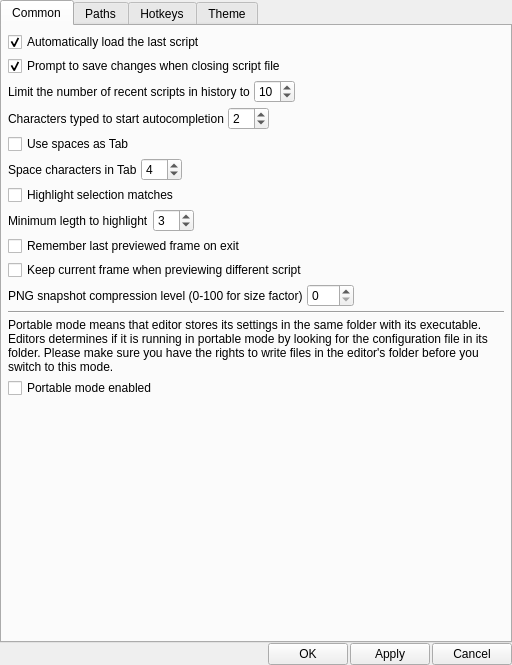
<?xml version="1.0" encoding="UTF-8"?>
<ui version="4.0">
 <class>SettingsDialog</class>
 <widget class="QDialog" name="SettingsDialog">
  <property name="geometry">
   <rect>
    <x>0</x>
    <y>0</y>
    <width>512</width>
    <height>665</height>
   </rect>
  </property>
  <property name="windowTitle">
   <string>Settings - VapourSynth Editor</string>
  </property>
  <layout class="QVBoxLayout" name="verticalLayout">
   <property name="spacing">
    <number>0</number>
   </property>
   <property name="leftMargin">
    <number>0</number>
   </property>
   <property name="topMargin">
    <number>0</number>
   </property>
   <property name="rightMargin">
    <number>0</number>
   </property>
   <property name="bottomMargin">
    <number>0</number>
   </property>
   <item>
    <widget class="QTabWidget" name="settingsTabWidget">
     <property name="currentIndex">
      <number>0</number>
     </property>
     <widget class="QWidget" name="commonSettingsTab">
      <attribute name="title">
       <string>Common</string>
      </attribute>
      <layout class="QVBoxLayout" name="verticalLayout_2">
       <property name="spacing">
        <number>4</number>
       </property>
       <property name="leftMargin">
        <number>6</number>
       </property>
       <property name="topMargin">
        <number>6</number>
       </property>
       <property name="rightMargin">
        <number>6</number>
       </property>
       <property name="bottomMargin">
        <number>6</number>
       </property>
       <item>
        <widget class="QCheckBox" name="autoLoadLastScriptCheckBox">
         <property name="text">
          <string>Automatically load the last script</string>
         </property>
         <property name="checked">
          <bool>true</bool>
         </property>
        </widget>
       </item>
       <item>
        <widget class="QCheckBox" name="promptToSaveChangesCheckBox">
         <property name="text">
          <string>Prompt to save changes when closing script file</string>
         </property>
         <property name="checked">
          <bool>true</bool>
         </property>
        </widget>
       </item>
       <item>
        <layout class="QHBoxLayout" name="recentFilesSettingsLayout">
         <item>
          <widget class="QLabel" name="maxRecentFilesLabel">
           <property name="text">
            <string>Limit the number of recent scripts in history to</string>
           </property>
          </widget>
         </item>
         <item>
          <widget class="QSpinBox" name="maxRecentFilesSpinBox">
           <property name="minimum">
            <number>1</number>
           </property>
           <property name="value">
            <number>10</number>
           </property>
          </widget>
         </item>
         <item>
          <spacer name="horizontalSpacer_2">
           <property name="orientation">
            <enum>Qt::Horizontal</enum>
           </property>
           <property name="sizeHint" stdset="0">
            <size>
             <width>40</width>
             <height>20</height>
            </size>
           </property>
          </spacer>
         </item>
        </layout>
       </item>
       <item>
        <layout class="QHBoxLayout" name="autocompletionLayout">
         <item>
          <widget class="QLabel" name="charactersTypedToStartCompletionLabel">
           <property name="text">
            <string>Characters typed to start autocompletion</string>
           </property>
          </widget>
         </item>
         <item>
          <widget class="QSpinBox" name="charactersTypedToStartCompletionSpinBox">
           <property name="minimum">
            <number>0</number>
           </property>
           <property name="maximum">
            <number>10</number>
           </property>
           <property name="value">
            <number>2</number>
           </property>
          </widget>
         </item>
         <item>
          <spacer name="horizontalSpacer_3">
           <property name="orientation">
            <enum>Qt::Horizontal</enum>
           </property>
           <property name="sizeHint" stdset="0">
            <size>
             <width>40</width>
             <height>20</height>
            </size>
           </property>
          </spacer>
         </item>
        </layout>
       </item>
       <item>
        <widget class="QCheckBox" name="useSpacesAsTabCheckBox">
         <property name="text">
          <string>Use spaces as Tab</string>
         </property>
        </widget>
       </item>
       <item>
        <layout class="QHBoxLayout" name="horizontalLayout">
         <item>
          <widget class="QLabel" name="spacesInTabLabel">
           <property name="text">
            <string>Space characters in Tab</string>
           </property>
          </widget>
         </item>
         <item>
          <widget class="QSpinBox" name="spacesInTabSpinBox">
           <property name="minimum">
            <number>1</number>
           </property>
           <property name="maximum">
            <number>80</number>
           </property>
           <property name="value">
            <number>4</number>
           </property>
          </widget>
         </item>
         <item>
          <spacer name="horizontalSpacer_4">
           <property name="orientation">
            <enum>Qt::Horizontal</enum>
           </property>
           <property name="sizeHint" stdset="0">
            <size>
             <width>40</width>
             <height>20</height>
            </size>
           </property>
          </spacer>
         </item>
        </layout>
       </item>
       <item>
        <widget class="QCheckBox" name="highlightSelectionMatchesCheckBox">
         <property name="text">
          <string>Highlight selection matches</string>
         </property>
        </widget>
       </item>
       <item>
        <layout class="QHBoxLayout" name="horizontalLayout_2">
         <item>
          <widget class="QLabel" name="highlightSelectionMatchesMinLengthLabel">
           <property name="text">
            <string>Minimum legth to highlight</string>
           </property>
          </widget>
         </item>
         <item>
          <widget class="QSpinBox" name="highlightSelectionMatchesMinLengthSpinBox">
           <property name="maximum">
            <number>80</number>
           </property>
           <property name="value">
            <number>3</number>
           </property>
          </widget>
         </item>
         <item>
          <spacer name="horizontalSpacer_5">
           <property name="orientation">
            <enum>Qt::Horizontal</enum>
           </property>
           <property name="sizeHint" stdset="0">
            <size>
             <width>40</width>
             <height>20</height>
            </size>
           </property>
          </spacer>
         </item>
        </layout>
       </item>
       <item>
        <widget class="QCheckBox" name="rememberLastPreviewFrameCheckBox">
         <property name="text">
          <string>Remember last previewed frame on exit</string>
         </property>
        </widget>
       </item>
       <item>
        <widget class="QCheckBox" name="alwaysKeepCurrentFrameCheckBox">
         <property name="text">
          <string>Keep current frame when previewing different script</string>
         </property>
        </widget>
       </item>
       <item>
        <layout class="QHBoxLayout" name="horizontalLayout_3">
         <item>
          <widget class="QLabel" name="snapshotCompressionLevelLabel">
           <property name="text">
            <string>PNG snapshot compression level (0-100 for size factor)</string>
           </property>
          </widget>
         </item>
         <item>
          <widget class="QSpinBox" name="snapshotCompressionLevelSpinBox">
           <property name="minimum">
            <number>0</number>
           </property>
           <property name="maximum">
            <number>100</number>
           </property>
           <property name="value">
            <number>0</number>
           </property>
          </widget>
         </item>
         <item>
          <spacer name="horizontalSpacer_6">
           <property name="orientation">
            <enum>Qt::Horizontal</enum>
           </property>
           <property name="sizeHint" stdset="0">
            <size>
             <width>40</width>
             <height>20</height>
            </size>
           </property>
          </spacer>
         </item>
        </layout>
       </item>
       <item>
        <widget class="QFrame" name="delimiter">
         <property name="frameShape">
          <enum>QFrame::HLine</enum>
         </property>
         <property name="frameShadow">
          <enum>QFrame::Sunken</enum>
         </property>
        </widget>
       </item>
       <item>
        <widget class="QLabel" name="portableModeLabel">
         <property name="text">
          <string>Portable mode means that editor stores its settings in the same folder with its executable. Editors determines if it is running in portable mode by looking for the configuration file in its folder. Please make sure you have the rights to write files in the editor's folder before you switch to this mode.</string>
         </property>
         <property name="wordWrap">
          <bool>true</bool>
         </property>
        </widget>
       </item>
       <item>
        <widget class="QCheckBox" name="portableModeCheckBox">
         <property name="text">
          <string>Portable mode enabled</string>
         </property>
        </widget>
       </item>
       <item>
        <spacer name="verticalSpacer">
         <property name="orientation">
          <enum>Qt::Vertical</enum>
         </property>
         <property name="sizeHint" stdset="0">
          <size>
           <width>20</width>
           <height>171</height>
          </size>
         </property>
        </spacer>
       </item>
      </layout>
     </widget>
     <widget class="QWidget" name="pathsSettingsTab">
      <attribute name="title">
       <string>Paths</string>
      </attribute>
      <layout class="QVBoxLayout" name="verticalLayout_3">
       <property name="spacing">
        <number>2</number>
       </property>
       <property name="leftMargin">
        <number>2</number>
       </property>
       <property name="topMargin">
        <number>2</number>
       </property>
       <property name="rightMargin">
        <number>2</number>
       </property>
       <property name="bottomMargin">
        <number>2</number>
       </property>
       <item>
        <widget class="QGroupBox" name="vsLibraryPathsGroupBox">
         <property name="title">
          <string>VapourSynth library search paths</string>
         </property>
         <layout class="QGridLayout" name="gridLayout_2">
          <property name="leftMargin">
           <number>0</number>
          </property>
          <property name="topMargin">
           <number>0</number>
          </property>
          <property name="rightMargin">
           <number>0</number>
          </property>
          <property name="bottomMargin">
           <number>0</number>
          </property>
          <property name="spacing">
           <number>2</number>
          </property>
          <item row="0" column="0" rowspan="3">
           <widget class="QListWidget" name="vsLibraryPathsListWidget">
            <property name="horizontalScrollBarPolicy">
             <enum>Qt::ScrollBarAlwaysOff</enum>
            </property>
            <property name="alternatingRowColors">
             <bool>true</bool>
            </property>
            <property name="textElideMode">
             <enum>Qt::ElideNone</enum>
            </property>
           </widget>
          </item>
          <item row="0" column="1">
           <widget class="QToolButton" name="removeVSLibraryPathButton">
            <property name="toolTip">
             <string>Remove VapourSynth library search path</string>
            </property>
            <property name="text">
             <string/>
            </property>
           </widget>
          </item>
          <item row="1" column="1">
           <spacer name="verticalSpacer_3">
            <property name="orientation">
             <enum>Qt::Vertical</enum>
            </property>
            <property name="sizeHint" stdset="0">
             <size>
              <width>20</width>
              <height>124</height>
             </size>
            </property>
           </spacer>
          </item>
          <item row="2" column="1">
           <widget class="QToolButton" name="addVSLibraryPathButton">
            <property name="toolTip">
             <string>Add VapourSynth library search path</string>
            </property>
            <property name="text">
             <string/>
            </property>
           </widget>
          </item>
          <item row="3" column="0">
           <widget class="QLineEdit" name="vsLibraryPathEdit"/>
          </item>
          <item row="3" column="1">
           <widget class="QToolButton" name="selectVSLibraryPathButton">
            <property name="toolTip">
             <string>Select path</string>
            </property>
            <property name="text">
             <string/>
            </property>
           </widget>
          </item>
         </layout>
        </widget>
       </item>
       <item>
        <widget class="QGroupBox" name="vsPluginsPathsGroupBox">
         <property name="title">
          <string>VapourSynth plugins paths</string>
         </property>
         <layout class="QGridLayout" name="gridLayout">
          <property name="leftMargin">
           <number>0</number>
          </property>
          <property name="topMargin">
           <number>0</number>
          </property>
          <property name="rightMargin">
           <number>0</number>
          </property>
          <property name="bottomMargin">
           <number>0</number>
          </property>
          <property name="spacing">
           <number>2</number>
          </property>
          <item row="0" column="0" rowspan="3">
           <widget class="QListWidget" name="vsPluginsPathsListWidget">
            <property name="horizontalScrollBarPolicy">
             <enum>Qt::ScrollBarAlwaysOff</enum>
            </property>
            <property name="alternatingRowColors">
             <bool>true</bool>
            </property>
            <property name="textElideMode">
             <enum>Qt::ElideNone</enum>
            </property>
           </widget>
          </item>
          <item row="0" column="1">
           <widget class="QToolButton" name="removeVSPluginsPathButton">
            <property name="toolTip">
             <string>Remove VapourSynth plugins path</string>
            </property>
            <property name="text">
             <string/>
            </property>
           </widget>
          </item>
          <item row="1" column="1">
           <spacer name="verticalSpacer_2">
            <property name="orientation">
             <enum>Qt::Vertical</enum>
            </property>
            <property name="sizeHint" stdset="0">
             <size>
              <width>20</width>
              <height>124</height>
             </size>
            </property>
           </spacer>
          </item>
          <item row="2" column="1">
           <widget class="QToolButton" name="addVSPluginsPathButton">
            <property name="toolTip">
             <string>Add VapourSynth plugins path</string>
            </property>
            <property name="text">
             <string/>
            </property>
           </widget>
          </item>
          <item row="3" column="0">
           <widget class="QLineEdit" name="vsPluginsPathEdit"/>
          </item>
          <item row="3" column="1">
           <widget class="QToolButton" name="selectVSPluginsPathButton">
            <property name="toolTip">
             <string>Select path</string>
            </property>
            <property name="text">
             <string/>
            </property>
           </widget>
          </item>
         </layout>
        </widget>
       </item>
       <item>
        <widget class="QGroupBox" name="vsDocumentationPathsGroupBox">
         <property name="title">
          <string>Documentation paths</string>
         </property>
         <layout class="QGridLayout" name="gridLayout_3">
          <property name="leftMargin">
           <number>0</number>
          </property>
          <property name="topMargin">
           <number>0</number>
          </property>
          <property name="rightMargin">
           <number>0</number>
          </property>
          <property name="bottomMargin">
           <number>0</number>
          </property>
          <property name="spacing">
           <number>2</number>
          </property>
          <item row="0" column="0" rowspan="3">
           <widget class="QListWidget" name="vsDocumentationPathsListWidget">
            <property name="horizontalScrollBarPolicy">
             <enum>Qt::ScrollBarAlwaysOff</enum>
            </property>
            <property name="alternatingRowColors">
             <bool>true</bool>
            </property>
            <property name="textElideMode">
             <enum>Qt::ElideNone</enum>
            </property>
           </widget>
          </item>
          <item row="0" column="1">
           <widget class="QToolButton" name="removeVSDocumentationPathButton">
            <property name="toolTip">
             <string>Remove VapourSynth documentation path</string>
            </property>
            <property name="text">
             <string/>
            </property>
           </widget>
          </item>
          <item row="1" column="1">
           <spacer name="verticalSpacer_4">
            <property name="orientation">
             <enum>Qt::Vertical</enum>
            </property>
            <property name="sizeHint" stdset="0">
             <size>
              <width>20</width>
              <height>124</height>
             </size>
            </property>
           </spacer>
          </item>
          <item row="2" column="1">
           <widget class="QToolButton" name="addVSDocumentationPathButton">
            <property name="toolTip">
             <string>Add VapourSynth documentation path</string>
            </property>
            <property name="text">
             <string/>
            </property>
           </widget>
          </item>
          <item row="3" column="0">
           <widget class="QLineEdit" name="vsDocumentationPathEdit"/>
          </item>
          <item row="3" column="1">
           <widget class="QToolButton" name="selectVSDocumentationPathButton">
            <property name="toolTip">
             <string>Select path</string>
            </property>
            <property name="text">
             <string/>
            </property>
           </widget>
          </item>
         </layout>
        </widget>
       </item>
      </layout>
     </widget>
     <widget class="QWidget" name="hotkeysSettingsTab">
      <attribute name="title">
       <string>Hotkeys</string>
      </attribute>
      <layout class="QVBoxLayout" name="verticalLayout_4">
       <property name="spacing">
        <number>0</number>
       </property>
       <property name="leftMargin">
        <number>0</number>
       </property>
       <property name="topMargin">
        <number>0</number>
       </property>
       <property name="rightMargin">
        <number>0</number>
       </property>
       <property name="bottomMargin">
        <number>0</number>
       </property>
       <item>
        <widget class="QTableView" name="hotkeysTable">
         <property name="editTriggers">
          <set>QAbstractItemView::AnyKeyPressed|QAbstractItemView::DoubleClicked|QAbstractItemView::EditKeyPressed|QAbstractItemView::SelectedClicked</set>
         </property>
         <property name="alternatingRowColors">
          <bool>true</bool>
         </property>
         <property name="selectionMode">
          <enum>QAbstractItemView::SingleSelection</enum>
         </property>
         <property name="selectionBehavior">
          <enum>QAbstractItemView::SelectRows</enum>
         </property>
         <property name="textElideMode">
          <enum>Qt::ElideNone</enum>
         </property>
         <property name="horizontalScrollMode">
          <enum>QAbstractItemView::ScrollPerPixel</enum>
         </property>
         <attribute name="horizontalHeaderVisible">
          <bool>false</bool>
         </attribute>
         <attribute name="horizontalHeaderStretchLastSection">
          <bool>true</bool>
         </attribute>
         <attribute name="verticalHeaderVisible">
          <bool>false</bool>
         </attribute>
        </widget>
       </item>
      </layout>
     </widget>
     <widget class="QWidget" name="themeSettingsTab">
      <property name="contextMenuPolicy">
       <enum>Qt::PreventContextMenu</enum>
      </property>
      <attribute name="title">
       <string>Theme</string>
      </attribute>
      <layout class="QVBoxLayout" name="verticalLayout_5">
       <property name="spacing">
        <number>4</number>
       </property>
       <property name="leftMargin">
        <number>6</number>
       </property>
       <property name="topMargin">
        <number>6</number>
       </property>
       <property name="rightMargin">
        <number>6</number>
       </property>
       <property name="bottomMargin">
        <number>6</number>
       </property>
       <item>
        <widget class="QLabel" name="themeElementsLabel">
         <property name="text">
          <string>Theme elements</string>
         </property>
        </widget>
       </item>
       <item>
        <widget class="QListView" name="themeElementsList">
         <property name="editTriggers">
          <set>QAbstractItemView::NoEditTriggers</set>
         </property>
         <property name="selectionBehavior">
          <enum>QAbstractItemView::SelectRows</enum>
         </property>
         <property name="verticalScrollMode">
          <enum>QAbstractItemView::ScrollPerPixel</enum>
         </property>
         <property name="horizontalScrollMode">
          <enum>QAbstractItemView::ScrollPerPixel</enum>
         </property>
         <property name="resizeMode">
          <enum>QListView::Adjust</enum>
         </property>
        </widget>
       </item>
       <item>
        <layout class="QFormLayout" name="formLayout">
         <item row="0" column="0">
          <widget class="QPushButton" name="fontButton">
           <property name="text">
            <string>Font</string>
           </property>
          </widget>
         </item>
         <item row="0" column="1">
          <widget class="QLabel" name="fontLabel">
           <property name="sizePolicy">
            <sizepolicy hsizetype="MinimumExpanding" vsizetype="Minimum">
             <horstretch>0</horstretch>
             <verstretch>0</verstretch>
            </sizepolicy>
           </property>
           <property name="text">
            <string/>
           </property>
          </widget>
         </item>
         <item row="1" column="0">
          <widget class="QPushButton" name="colourButton">
           <property name="text">
            <string>Colour</string>
           </property>
          </widget>
         </item>
         <item row="1" column="1">
          <widget class="QFrame" name="colourFrame">
           <property name="autoFillBackground">
            <bool>true</bool>
           </property>
           <property name="frameShape">
            <enum>QFrame::Box</enum>
           </property>
           <property name="frameShadow">
            <enum>QFrame::Plain</enum>
           </property>
          </widget>
         </item>
        </layout>
       </item>
      </layout>
     </widget>
    </widget>
   </item>
   <item>
    <layout class="QHBoxLayout" name="decisionButtonsLayout">
     <property name="spacing">
      <number>2</number>
     </property>
     <item>
      <spacer name="horizontalSpacer">
       <property name="orientation">
        <enum>Qt::Horizontal</enum>
       </property>
       <property name="sizeHint" stdset="0">
        <size>
         <width>40</width>
         <height>20</height>
        </size>
       </property>
      </spacer>
     </item>
     <item>
      <widget class="QPushButton" name="okButton">
       <property name="text">
        <string>OK</string>
       </property>
      </widget>
     </item>
     <item>
      <widget class="QPushButton" name="applyButton">
       <property name="text">
        <string>Apply</string>
       </property>
      </widget>
     </item>
     <item>
      <widget class="QPushButton" name="cancelButton">
       <property name="text">
        <string>Cancel</string>
       </property>
      </widget>
     </item>
    </layout>
   </item>
  </layout>
 </widget>
 <resources/>
 <connections/>
</ui>
